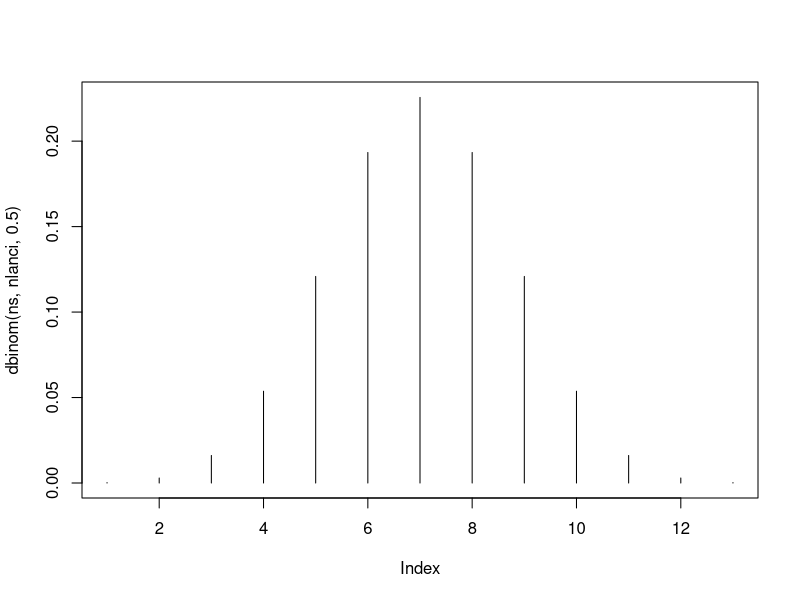
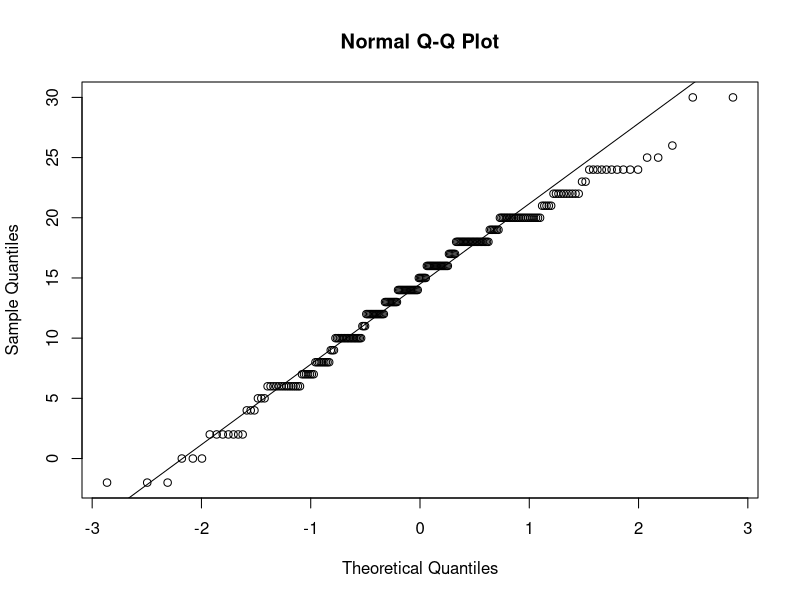

Reproduce these figures in R, in order.
p0 <- 0.5
nlanci <- 12
ns <- 0:12

plot(dbinom(ns, nlanci, 0.5), type = "h")

pbinom(3, 12, 0.5, lower.tail = FALSE)

qbinom(0.05, 12, 0.5)

binom.test(3, 12, 0.5)

esame <- scan("didattica-2022/data/esame.txt")

qqnorm(esame)
qqline(esame)

mean(esame)
se <- sd(esame)/sqrt(length(esame))
#labstatR::sigma2(esame$V1))/(sqrt(length(esame$V1))) # varianza non corretta

pnorm(esame, mean = 18, lower.tail = FALSE) 

pnorm(mean(esame), mean = 18, sd = se)

# mean_x - mean_p/se

t_value <- (mean(esame) - 18)/se

pt(t_value, df = length(esame)-1)
                            
t.test(esame, mu = 18, alternative = "less")$p.value

pbinom(6, 12, 0.5)